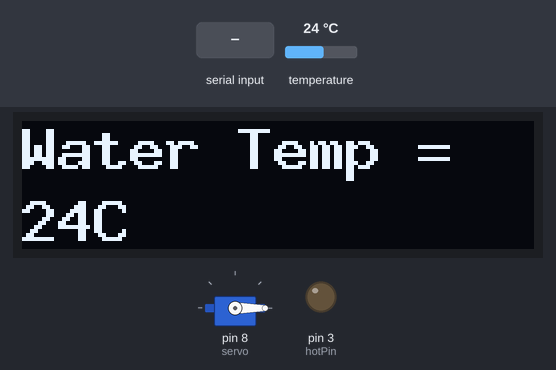
Bench run of a sketch on a simulated Arduino Uno, built with avr-gcc and run on an emulated ATmega328P. Shown: 128×32 one-colour display, servo, output pins drawn as LEDs (lit = HIGH). The inputs (shaded band) are chosen by the test bench; at power-on: temperature 24 °C. Pins used as bus, display or sensor lines are not drawn.

Above: at 9.0 s.
9.1 s: "Z90\n" received over the second serial link
At 9.87 s:
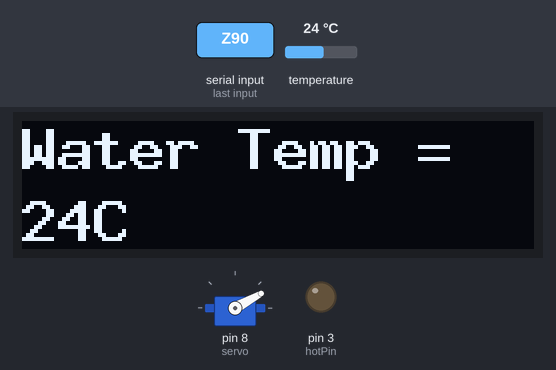
12.6 s: temperature set to 29.2 °C
18.2 s: temperature set to 30.8 °C
At 20.4 s:
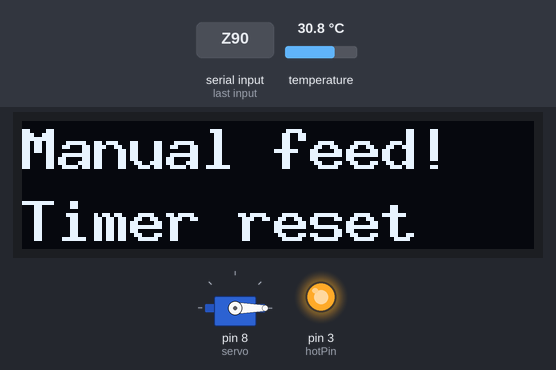
23.8 s: "t90\n" received over the second serial link
At 28.7 s:
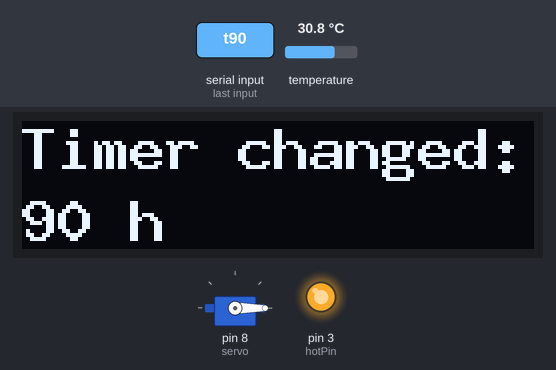
29.5 s: temperature set to 12 °C
At 36.7 s:
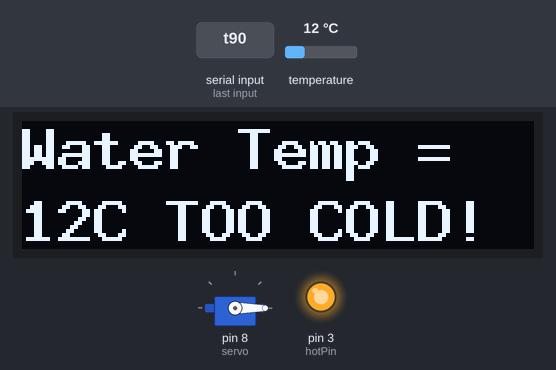
37.0 s: "Z,45\n" received over the second serial link
At 38.02 s:
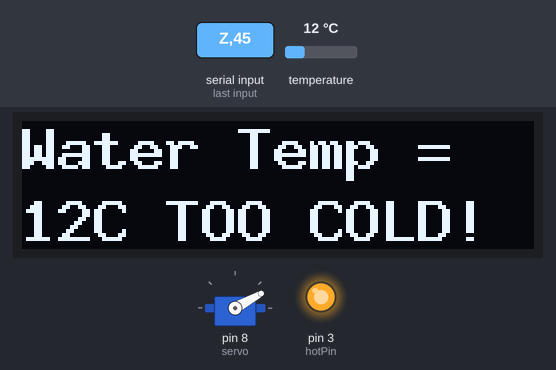
Timing chart, 0 to 41.5 s (numbered marks = the images above; inputs shaded):
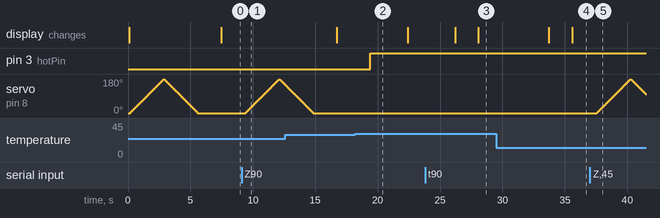

Measured:
- the behaviour switches between 29.9 and 30 °C on temperature (found by bisection; images 1 and 2)
- after the input at 9.1 s, servo on pin 8 (servo): rises from 0° to 179° in 2.7 s, then falls to 149° in 0.48 s
- after the input at 18.2 s, pin 3 (hotPin): LOW → HIGH after 1.2 s
- after the input at 23.8 s, the display: first differs from a run without the input after 4.3 s (image 3)
- after the input at 29.5 s, the display: first differs from a run without the input after 6.1 s (image 4)
- after the input at 37.0 s, servo on pin 8 (servo): rises from 0° to 179° in 2.7 s, then falls to 99° in 1.2 s
- by itself, servo on pin 8 (servo): rises from 0° to 180° in 2.7 s, then falls to 0° in 2.7 s

The sketch:

TurtleSitter.ino
```cpp
#include <SoftwareSerial.h>
#include <Servo.h>
#include <OneWire.h>
#include <DallasTemperature.h>
#include "U8glib.h"

#define rx 10
#define tx 11
#define coldPin 2
#define hotPin 3
#define temp 1
#define coldTemp 18
#define hotTemp 30

U8GLIB_SSD1306_128X32 u8g(U8G_I2C_OPT_NONE);
OneWire oneWire(temp);
DallasTemperature sensor(&oneWire);
SoftwareSerial BTSerial(rx, tx);

Servo servo;
int celsius=0;
char inputByte;
int pos = 0;
long timer = 100000;
long aux_timer=0;
long endtime;
long now;
long fixed_now;
long aux_now_timer;
long aux_now_manual;
int limit=0;
int buttonPressed=0;
int manualfeed=0;
int timer_change_start=0;
int timer_change_end=0;
int cancel=0;

void setup(){

  pinMode(coldPin,OUTPUT);
  pinMode(hotPin,OUTPUT);
  pinMode(temp,INPUT_PULLUP);
  BTSerial.begin(9600);
  servo.write(0);
  delay(15);
  sensor.begin();

}

void loop(){
  //calcul milisecunde trecute de la pornire
  now = millis();

  //scriere pe ecran LCD
  u8g.firstPage();
  do {
    if(manualfeed)  {
      aux_now_manual = now + 5000;
      manualfeed=0;
    }
    else if(now < aux_now_manual)
      drawManualFeed();

    else if (timer_change_end) {
      aux_now_timer = now+5000;
      timer_change_end=0;
    }
    else if(now<aux_now_timer)
      drawTimerChanged();
    else if(now/1000%10>=5)
      drawTemp();
    else if(now/1000%10>=0) {
      if(now/1000%10==0)
        fixed_now=now;
      drawTime();
    }

  } while(u8g.nextPage());

  //servo porneste dupa timer
  if(now > endtime) {
    BTSerial.println("Feeder started by timer!");
    BTSerial.println("Timer reset");
    servo.attach(8);
    endtime = now + timer;
    for(pos=0; pos < 180; pos += 1)
      {
        servo.write(pos);
        delay(15);
      }
      for(pos=180; pos>=0; pos-=1)
      {
        servo.write(pos);
        delay(15);
      }
       servo.detach();

  }
  //input de la telefon
  else if(BTSerial.available()>0){

    inputByte= BTSerial.read();
    //servo porneste de la comanda
    if (inputByte=='Z'){
      manualfeed=1;
      BTSerial.println("Manually started feeder!");
      BTSerial.println("Timer reset");
      servo.attach(8);
      endtime = now + timer;
      for(pos; pos < 180; pos += 1)
      {
        servo.write(pos);
        delay(15);
      }
      for(pos; pos>=0; pos-=1)
      {
        servo.write(pos);
        delay(15);
      }
      servo.detach();
    }
    //semmnal schimbare timer
    else if(inputByte=='t') {
      timer_change_start=1;
      BTSerial.println("How much time between feeds? (in hours)");

    }
    //numar ce reprezinta numarul de ore pt timer
    else if(inputByte>='0' && inputByte<='9' && timer_change_start) {

      aux_timer = aux_timer*10 + (inputByte-'0');
       if(BTSerial.available()>0) {
        inputByte=BTSerial.read();
        if(inputByte>='0' && inputByte<='9')
          aux_timer = aux_timer*10 + (inputByte-'0');
      }

      BTSerial.println(aux_timer);
      timer=aux_timer*3600000;
      aux_timer=0;
      endtime = now + timer;
      timer_change_end=1;
      timer_change_start=0;
    }
  }
  //citire temperatura
   sensor.requestTemperatures();
      celsius=sensor.getTempCByIndex(0);
      //temperatura prea mare
      if(celsius >= hotTemp ) {
        limit=1;
        digitalWrite(hotPin, HIGH);
        BTSerial.print("Water too hot! ");
        BTSerial.print(celsius);
        BTSerial.println(" C");

      }
      //temperatura prea mica
      else if(celsius <= coldTemp ){
        limit=-1;
        digitalWrite(coldPin, HIGH);
        BTSerial.print("Water too cold! ");
        BTSerial.print(celsius);
        BTSerial.println(" C");
      }
      else {
        limit=0;
        digitalWrite(hotPin, LOW);
        digitalWrite(coldPin, LOW);
        BTSerial.print("Water temperature is OK: ");
        BTSerial.print(celsius);
        BTSerial.println(" C");
      }
      delay(1000);

}
  //scriere ecran cu temperatura
  void drawTemp(void) {
  u8g.setFont(u8g_font_9x15B);
  u8g.setPrintPos(0, 12);
  u8g.println("Water Temp =");
  u8g.setPrintPos(0,30);
  int var = 0;
  u8g.print(celsius);
  u8g.print("C ");
  if(limit == 1) u8g.print("TOO HOT!");
  else if(limit == -1) u8g.print("TOO COLD!");

}
  //scriere ecran cu timpul pana la hranire
 void drawTime(void) {
  u8g.setFont(u8g_font_9x15B);
  u8g.setPrintPos(0, 12);
  u8g.println("Time to feed =");
  u8g.setPrintPos(0,30);
  int var = 0;
  if((endtime-fixed_now)/60000 > 120) {
    u8g.print((endtime-fixed_now)/3600000);
    u8g.print(" h");
  }
  else {
    u8g.print((endtime-fixed_now)/60000);
    u8g.print(" min");
  }
}
  //scriere ecran cu mesaj ca s-a hranit manual
 void drawManualFeed(void) {
    u8g.setFont(u8g_font_9x15B);
    u8g.setPrintPos(0, 12);
    u8g.println("Manual feed!");
    u8g.setPrintPos(0,30);
    u8g.print ("Timer reset");
    manualfeed=0;
 }
  //scriere ecan cu mesaj ca s-a schimbat timerul
 void drawTimerChanged(void) {
    u8g.setFont(u8g_font_9x15B);
    u8g.setPrintPos(0, 12);
    u8g.print("Timer changed:");
    u8g.setPrintPos(0,30);
    u8g.print(timer/3600000);
    u8g.print(" h");
 }
```
